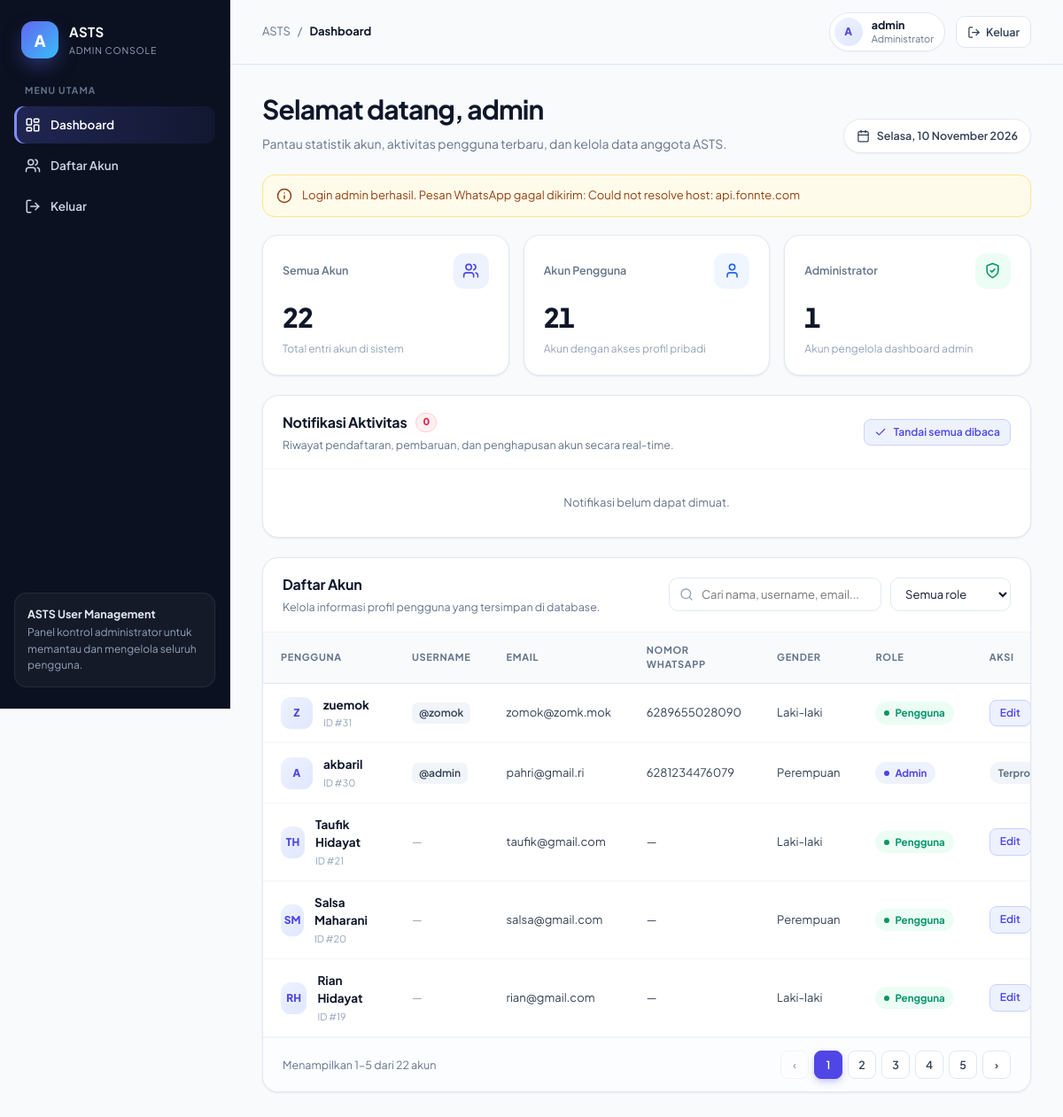
The page /admin_dashboard.php (signed in) on the database its author committed.
### tables this page shows
CREATE TABLE `users` (
  `id` int(11) NOT NULL,
  `name` varchar(100) NOT NULL,
  `nisn` varchar(20) NOT NULL,
  `ttl` varchar(100) NOT NULL,
  `gender` varchar(20) NOT NULL,
  `email` varchar(100) NOT NULL,
  `phone` varchar(20) DEFAULT NULL,
  `address` text NOT NULL,
  `username` varchar(50) DEFAULT NULL,
  `password` varchar(255) DEFAULT NULL,
  `role` varchar(20) NOT NULL DEFAULT 'user'
);

### admin_dashboard.php (the view, shortened to what this page needs)
<?php
require_once __DIR__ . '/koneksi.php';
$total = (int)$conn->query('SELECT COUNT(*) AS n FROM users')->fetch_assoc()['n'];
$admins = (int)$conn->query("SELECT COUNT(*) AS n FROM users WHERE role='admin'")->fetch_assoc()['n'];
$members = (int)$conn->query("SELECT COUNT(*) AS n FROM users WHERE role<>'admin'")->fetch_assoc()['n'];
$result = $conn->query('SELECT id,name,username,email,phone,gender,role FROM users ORDER BY id DESC');
$adminNotice = $_SESSION['admin_notice'] ?? '';
function h($value) { return htmlspecialchars((string)$value, ENT_QUOTES, 'UTF-8'); }
function initials($name) {
    $parts = preg_split('/\s+/', trim((string)$name));
    return strtoupper(substr($parts[0] ?? '?', 0, 1) . (count($parts) > 1 ? substr(end($parts), 0, 1) : ''));
}
$adminInitial = strtoupper(substr((string)($_SESSION['username'] ?? 'A'), 0, 1));
$isWarnNotice = $adminNotice && preg_match('/gagal|tidak dapat|belum|tidak ditemukan/i', $adminNotice);
?>
<!doctype html>
<html lang="id">
<head>
  <link rel="stylesheet" href="/ujian_asts/assets/app.css?v=1">
</head>
<body>
<div class="app-shell">
  <aside class="sidebar" aria-label="Navigasi Admin">
    <div class="sidebar-head">
      <a class="brand-link" href="/ujian_asts/admin_dashboard.php">
        <div class="brand-logo">A</div>
        <div class="brand-copy">
          <b>ASTS</b>
          <small>Admin Console</small>
        </div>
      </a>
    </div>
    <nav class="nav-section">
      <div class="nav-label">Menu Utama</div>
      <a class="nav-link active" href="/ujian_asts/admin_dashboard.php" data-drawer-close>
        <span>Dashboard</span>
      </a>
      <a class="nav-link" href="#daftar-akun" data-drawer-close>
        <svg width="18" height="18" viewBox="0 0 24 24" fill="none" stroke="currentColor" stroke-width="2" stroke-linecap="round" stroke-linejoin="round"><path d="M16 21v-2a4 4 0 0 0-4-4H6a4 4 0 0 0-4 4v2"/><circle cx="9" cy="7" r="4"/><path d="M22 21v-2a4 4 0 0 0-3-3.87"/><path d="M16 3.13a4 4 0 0 1 0 7.75"/></svg>
        <span>Daftar Akun</span>
      </a>
      <a class="nav-link danger" href="/ujian_asts/logout.php">
        <svg width="18" height="18" viewBox="0 0 24 24" fill="none" stroke="currentColor" stroke-width="2" stroke-linecap="round" stroke-linejoin="round"><path d="M9 21H5a2 2 0 0 1-2-2V5a2 2 0 0 1 2-2h4"/><polyline points="16 17 21 12 16 7"/><line x1="21" x2="9" y1="12" y2="12"/></svg>
        <span>Keluar</span>
      </a>
    </nav>
    <div class="sidebar-foot">
      <strong>ASTS User Management</strong>
      Panel kontrol administrator untuk memantau dan mengelola seluruh pengguna.
    </div>
  </aside>
  <div class="workspace">
    <header class="topbar">
      <div class="topbar-left">
        <div class="breadcrumb">
          <span>ASTS</span>
          <span>/</span>
          <strong>Dashboard</strong>
        </div>
      </div>
      <div class="topbar-right">
        <div class="user-chip">
          <div class="avatar-circle"><?= h($adminInitial) ?></div>
          <div class="user-chip-meta">
            <b><?= h($_SESSION['username']) ?></b>
            <span>Administrator</span>
          </div>
        </div>
        <a class="logout-btn" href="/ujian_asts/logout.php">
          <svg width="15" height="15" viewBox="0 0 24 24" fill="none" stroke="currentColor" stroke-width="2" stroke-linecap="round" stroke-linejoin="round"><path d="M9 21H5a2 2 0 0 1-2-2V5a2 2 0 0 1 2-2h4"/><polyline points="16 17 21 12 16 7"/><line x1="21" x2="9" y1="12" y2="12"/></svg>
          <span>Keluar</span>
        </a>
      </div>
    </header>
    <main class="content">
      <section class="page-head">
        <div>
          <h1>Selamat datang, <?= h($_SESSION['username']) ?></h1>
          <p>Pantau statistik akun, aktivitas pengguna terbaru, dan kelola data anggota ASTS.</p>
        </div>
        <div class="date-pill">
          <svg width="15" height="15" viewBox="0 0 24 24" fill="none" stroke="currentColor" stroke-width="2" stroke-linecap="round" stroke-linejoin="round"><rect width="18" height="18" x="3" y="4" rx="2" ry="2"/><line x1="16" x2="16" y1="2" y2="6"/><line x1="8" x2="8" y1="2" y2="6"/><line x1="3" x2="21" y1="10" y2="10"/></svg>
          <span id="today"></span>
        </div>
      </section>
      <?php if ($adminNotice): ?>
        <div class="alert <?= $isWarnNotice ? 'alert-warning' : 'alert-success' ?>" role="status">
          <svg width="18" height="18" viewBox="0 0 24 24" fill="none" stroke="currentColor" stroke-width="2" stroke-linecap="round" stroke-linejoin="round"><circle cx="12" cy="12" r="10"/><line x1="12" y1="16" x2="12" y2="12"/><line x1="12" y1="8" x2="12.01" y2="8"/></svg>
          <span><?= h($adminNotice) ?></span>
        </div>
      <?php endif; ?>
      <section class="stats-grid">
        <article class="stat-card">
          <div class="stat-top">
            <span>Semua Akun</span>
            <span class="stat-icon indigo">
              <svg width="19" height="19" viewBox="0 0 24 24" fill="none" stroke="currentColor" stroke-width="2" stroke-linecap="round" stroke-linejoin="round"><path d="M16 21v-2a4 4 0 0 0-4-4H6a4 4 0 0 0-4 4v2"/><circle cx="9" cy="7" r="4"/><path d="M22 21v-2a4 4 0 0 0-3-3.87"/><path d="M16 3.13a4 4 0 0 1 0 7.75"/></svg>
            </span>
          </div>
          <strong class="stat-value"><?= number_format($total) ?></strong>
          <div class="stat-hint">Total entri akun di sistem</div>
        </article>
        <article class="stat-card">
          <div class="stat-top">
            <span>Akun Pengguna</span>
            <span class="stat-icon blue">
              <svg width="19" height="19" viewBox="0 0 24 24" fill="none" stroke="currentColor" stroke-width="2" stroke-linecap="round" stroke-linejoin="round"><path d="M19 21v-2a4 4 0 0 0-4-4H9a4 4 0 0 0-4 4v2"/><circle cx="12" cy="7" r="4"/></svg>
            </span>
          </div>
          <strong class="stat-value"><?= number_format($members) ?></strong>
          <div class="stat-hint">Akun dengan akses profil pribadi</div>
        </article>
        <article class="stat-card">
          <div class="stat-top">
            <span>Administrator</span>
            <span class="stat-icon emerald">
              <svg width="19" height="19" viewBox="0 0 24 24" fill="none" stroke="currentColor" stroke-width="2" stroke-linecap="round" stroke-linejoin="round"><path d="M12 22s8-4 8-10V5l-8-3-8 3v7c0 6 8 10 8 10z"/><path d="m9 12 2 2 4-4"/></svg>
            </span>
          </div>
          <strong class="stat-value"><?= number_format($admins) ?></strong>
          <div class="stat-hint">Akun pengelola dashboard admin</div>
        </article>
      </section>
      <section class="panel">
        <header class="panel-head">
          <div class="panel-title">
            <h2>
              <span>Notifikasi Aktivitas</span>
              <span class="notify-badge" id="unreadCount">0</span>
            </h2>
            <p>Riwayat pendaftaran, pembaruan, dan penghapusan akun secara real-time.</p>
          </div>
          <form action="/ujian_asts/admin_notifications_read.php" method="post">
            <button class="btn btn-soft btn-sm" type="submit">
              <svg width="14" height="14" viewBox="0 0 24 24" fill="none" stroke="currentColor" stroke-width="2" stroke-linecap="round" stroke-linejoin="round"><polyline points="20 6 9 17 4 12"/></svg>
              <span>Tandai semua dibaca</span>
            </button>
          </form>
        </header>
        <ul class="notify-list" id="notificationList">
        </ul>
      </section>
      <section class="panel" id="daftar-akun">
        <div class="panel-head">
          <div class="panel-title">
            <h2>Daftar Akun</h2>
            <p>Kelola informasi profil pengguna yang tersimpan di database.</p>
          </div>
          <div class="toolbar">
            <label class="search-box">
              <input type="search" id="searchUsers" placeholder="Cari nama, username, email...">
            </label>
            <select class="filter-select" id="roleFilter" aria-label="Filter role">
              <option value="all">Semua role</option>
            </select>
          </div>
        </div>
        <div class="table-wrap">
          <table class="data-table">
            <thead>
              <tr>
                <th>Pengguna</th>
                <th>Username</th>
                <th>Email</th>
                <th>Nomor WhatsApp</th>
                <th>Gender</th>
                <th>Role</th>
                <th>Aksi</th>
              </tr>
            </thead>
            <tbody id="userRows">
            <?php while ($user = $result->fetch_assoc()): $role = $user['role'] ?? 'user'; ?>
              <tr data-role="<?= h($role) ?>" data-search="<?= h(strtolower(($user['name'] ?? '') . ' ' . ($user['username'] ?? '') . ' ' . ($user['email'] ?? '') . ' ' . ($user['phone'] ?? ''))) ?>">
                <td>
                  <div class="person">
                    <div class="person-avatar"><?= h(initials($user['name'])) ?></div>
                    <div>
                      <div class="person-name"><?= h($user['name']) ?></div>
                      <div class="person-id">ID #<?= (int)$user['id'] ?></div>
                    </div>
                  </div>
                </td>
                <td>
                  <?php if (!empty($user['username'])): ?>
                    <span class="handle-pill">@<?= h($user['username']) ?></span>
                  <?php else: ?>
                    <span style="color:var(--subtle)">—</span>
                  <?php endif; ?>
                </td>
                <td><?= h($user['email']) ?></td>
                <td><?= h($user['phone'] ?? '—') ?></td>
                <td><?= h($user['gender']) ?></td>
                <td>
                  <span class="badge <?= $role === 'admin' ? 'badge-admin' : 'badge-user' ?>">
                    <i class="badge-dot"></i><?= $role === 'admin' ? 'Admin' : 'Pengguna' ?>
                  </span>
                </td>
                <td>
                  <?php if ($role === 'user'): ?>
                    <div class="row-actions">
                      <a class="btn btn-soft btn-sm" href="/ujian_asts/admin_edit_user.php?id=<?= (int)$user['id'] ?>">Edit</a>
                    </div>
                  <?php else: ?>
                    <span class="badge badge-muted">Terproteksi</span>
                  <?php endif; ?>
                </td>
              </tr>
            <?php endwhile; ?>
            </tbody>
          </table>
        </div>
        <footer class="panel-foot">
          <span id="shownCount">Menampilkan <?= min(5,$total) ?> dari <?= number_format($total) ?> akun</span>
          <div class="pagination" id="pagination"></div>
        </footer>
      </section>
    </main>
  </div>
</div>
</body>
</html>

### rows shown on the page
users: name "Z", name "zuemok", id "31", username "zomok", email "zomok@zomk.mok", phone "6289655028090", gender "Laki-laki", role "Pengguna"
users: name "A", name "akbaril", id "30", username "admin", email "pahri@gmail.ri", phone "6281234476079", gender "Perempuan", role "Admin"
users: name "TH", name "Taufik Hidayat", id "21", email "taufik@gmail.com", phone "—", gender "Laki-laki", role "Pengguna"
users: name "SM", name "Salsa Maharani", id "20", email "salsa@gmail.com", phone "—", gender "Perempuan", role "Pengguna"
users: name "RH", name "Rian Hidayat", id "19", email "rian@gmail.com", phone "—", gender "Laki-laki", role "Pengguna"

### other values the page prints
$adminInitial "A"
$_SESSION['username'] "admin"
$adminNotice "Login admin berhasil. Pesan WhatsApp gagal dikirim: Could not resolve host: api.fonnte.com"
$total "22"
$members "21"
$admins "1"
